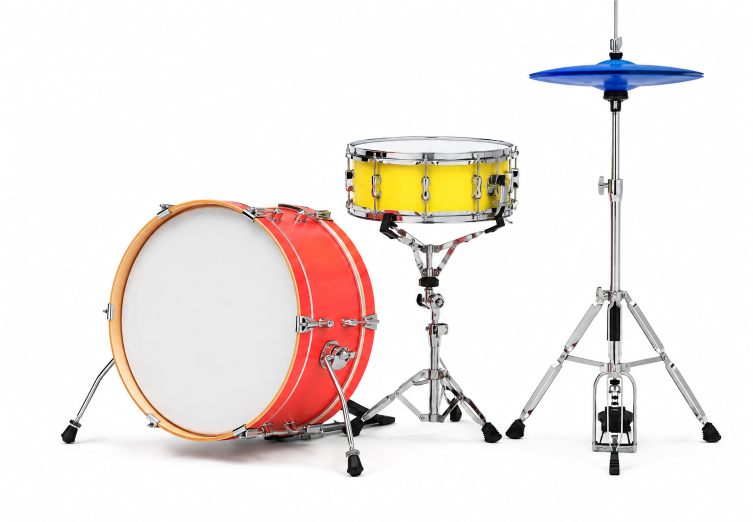
#> input picture img/drumstel.png, 1506 x 1044 px, found by its file name (shown at 1/2 size)
$ python deelkaart.py
#> lines starting #> are read from the running program, lines starting #| are printed output that depends on the picture
"""Maakt de deelkaartjes: het plaatje van 1200 x 630 dat je ziet als iemand een
link naar een les in WhatsApp, Teams of een tijdlijn plakt.

Elke les heeft een eigen kaartje, in de kleur van de les, met de titel en het
plaatje van de les erop. Komt er een les bij: zet hem onderaan in de lijst en
draai dit script opnieuw.

    python tools/deelkaart.py

Nodig: Python met Pillow (pip install pillow). De plaatjes komen uit img/bron/,
waar de originele png's staan; het kaartje zelf komt in img/.
"""
import os
from PIL import Image, ImageDraw, ImageFont

HIER = os.path.dirname(os.path.abspath(__file__))
IMG = os.path.join(HIER, '..', 'img')
FONT = os.path.join(HIER, 'Fredoka.ttf')

INK = (26, 34, 51)
WIT = (255, 255, 255)
KORAAL = (255, 87, 87)
ZON = (255, 240, 105)
MINT = (56, 199, 137)
BUBBLEGUM = (249, 179, 213)
BLAUW = (0, 97, 224)


def font(grootte, dikte=600):
    f = ImageFont.truetype(FONT, grootte)
    f.set_variation_by_axes([dikte, 100])
    return f


def kaart(uit, kleur, reeks, regels, beeld, tekst=INK):
    """uit: bestandsnaam in img/. regels: de titel, zelf in tweeen geknipt zodat
    hij links van het plaatje past. beeld: bestandsnaam in img/bron/. tekst: de
    kleur van de titel; wit op blauw, want ink haalt daar te weinig contrast."""
#> called with uit = 'deelkaart-les1-drums.png', kleur = (255, 87, 87), reeks = 'Ritme · les 1', beeld = 'drumstel.png', tekst = (26, 34, 51)
    b, h = 1200, 630
    im = Image.new('RGB', (b, h), kleur)
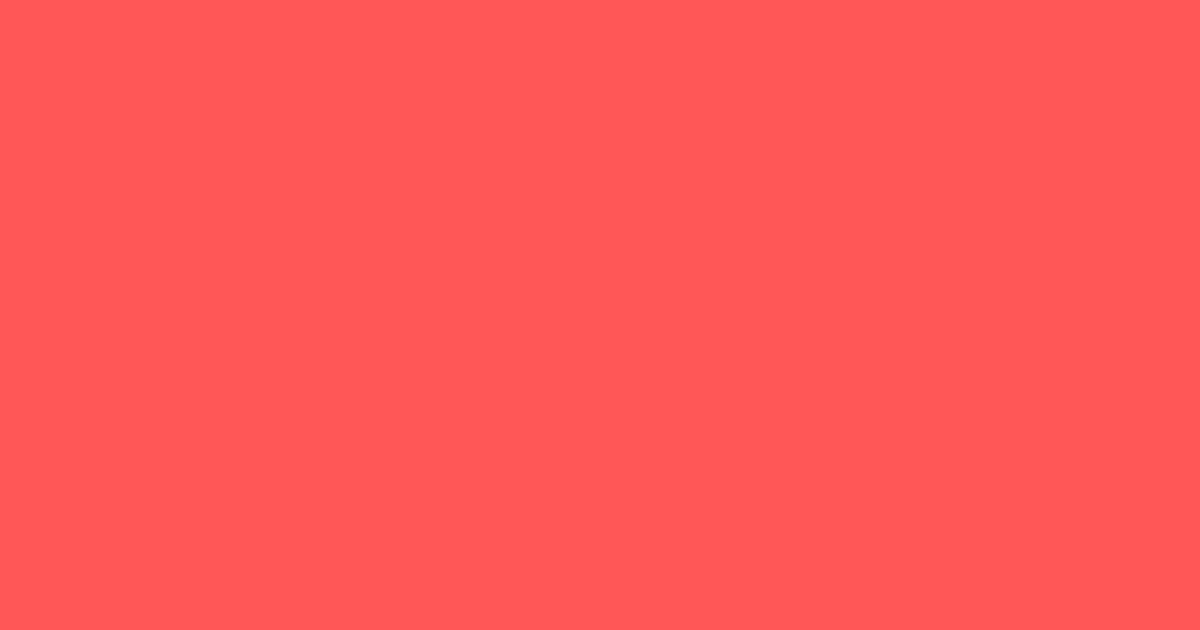
#> im: PIL image 1200x630 RGB; mean R, G, B 255, 87, 87
    d = ImageDraw.Draw(im)

    # Wit vlak met inktrand, zoals de panelen op de site. Daarin het plaatje.
    vak = (690, 60, 1140, 570)
    d.rounded_rectangle(vak, 36, fill=WIT, outline=INK, width=8)
    art = Image.open(os.path.join(IMG, 'bron', beeld)).convert('RGBA')
    art.thumbnail((vak[2] - vak[0] - 70, vak[3] - vak[1] - 70), Image.LANCZOS)
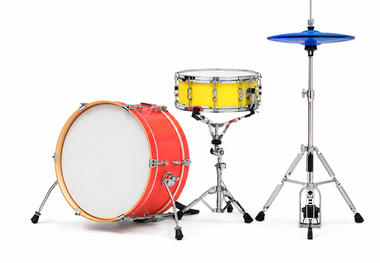
#> art: PIL image 380x263 RGBA; mean R, G, B, A 239.7, 232.6, 229.6, 255
    im.paste(art, (vak[0] + (vak[2] - vak[0] - art.width) // 2,
                   vak[1] + (vak[3] - vak[1] - art.height) // 2), art)
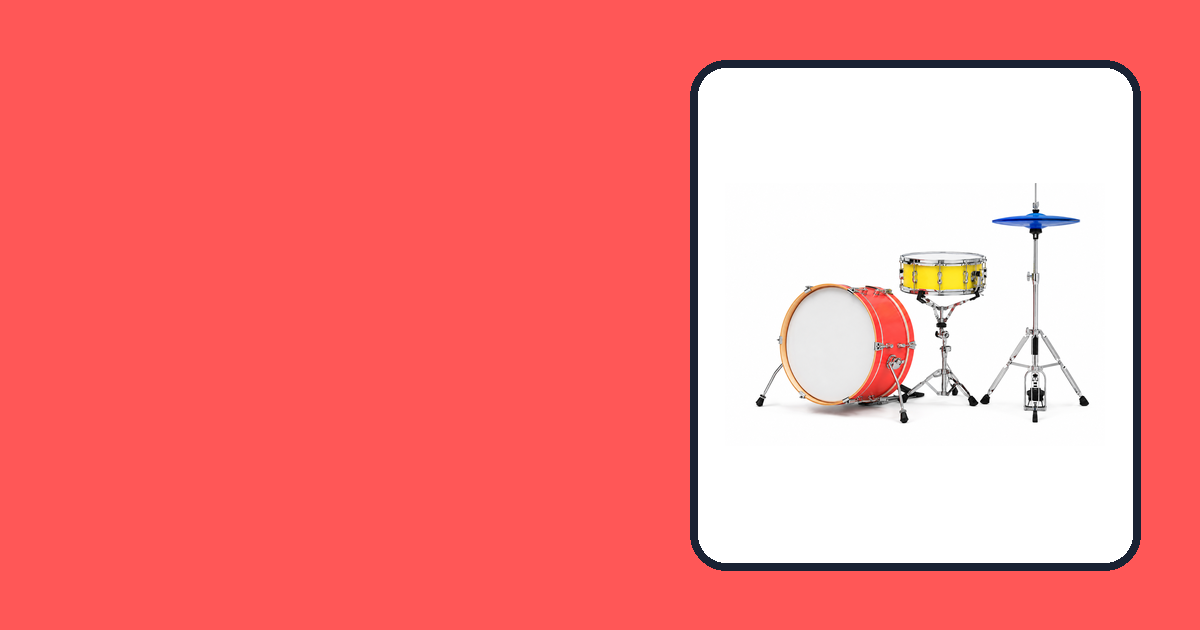
#> im: PIL image 1200x630 RGB; mean R, G, B 248.5, 130.7, 130.6

    # De reeks als pilletje, daaronder de titel.
    fr = font(34)
    tb = d.textlength(reeks, font=fr)
    d.rounded_rectangle((60, 70, 60 + tb + 56, 134), 32, fill=WIT, outline=INK, width=5)
    d.text((88, 102), reeks, font=fr, fill=INK, anchor='lm')

    fk = font(84, 700)
    y = 175
    for regel in regels:
        d.text((60, y), regel, font=fk, fill=tekst)
        y += 96

    logo = Image.open(os.path.join(IMG, 'bron', 'muziekfles.png')).convert('RGBA')
    logo.thumbnail((400, 140), Image.LANCZOS)
    im.paste(logo, (50, h - 50 - logo.height), logo)

    pad = os.path.join(IMG, uit)
    im.save(pad, optimize=True)
    print(uit, os.path.getsize(pad) // 1024, 'KB')


#> (the run stopped early here; a loop or call above may not have finished)
